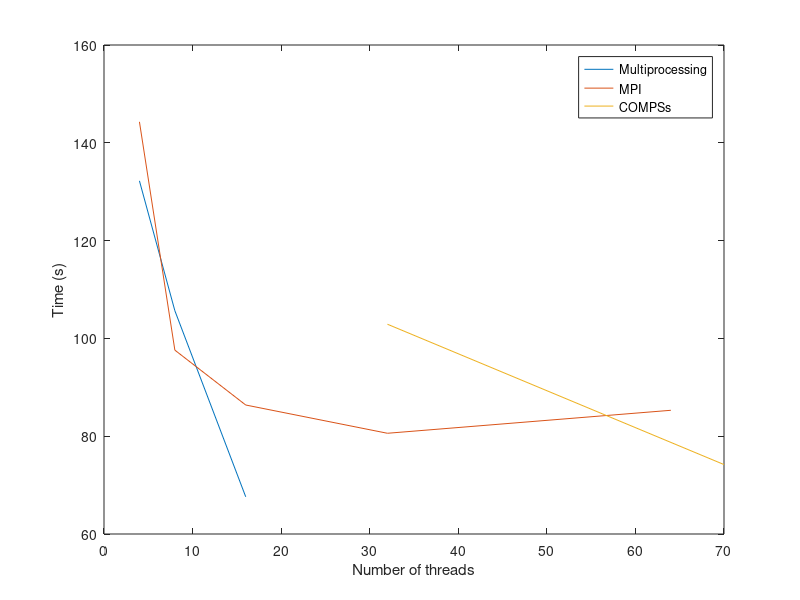

Reproduce this figure in MATLAB.
x=[4,8,16,32,64,128,256];
x_par=[4,8,16];
y_par=[132.22, 105.66, 67.61];
x_mpi=[4,8,16,32,64];
y_mpi=[144.29, 97.6, 86.38,80.6,85.30];
x_compss=[32,70];
y_compss=[102.9,74.2];
figure(1);
plot(x_par(:),y_par(:),x_mpi(:),y_mpi(:),x_compss(:),y_compss(:));
xlabel('Number of threads');
ylabel('Time (s)');
legend('Multiprocessing','MPI', 'COMPSs')
print('./img/medium_graph.png','-dpng','-r600');
